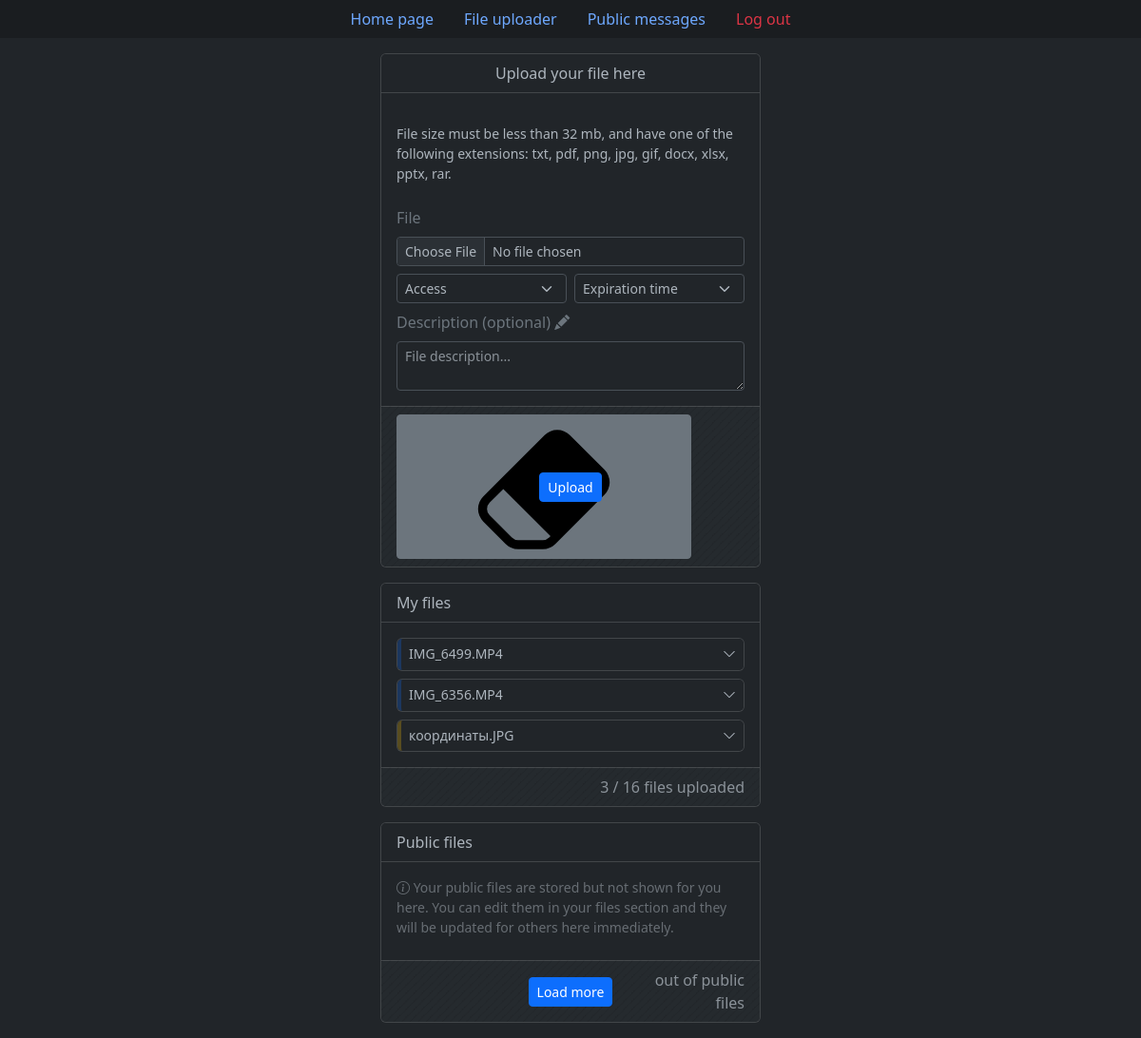
The app's page /upload_file (signed in), older data.
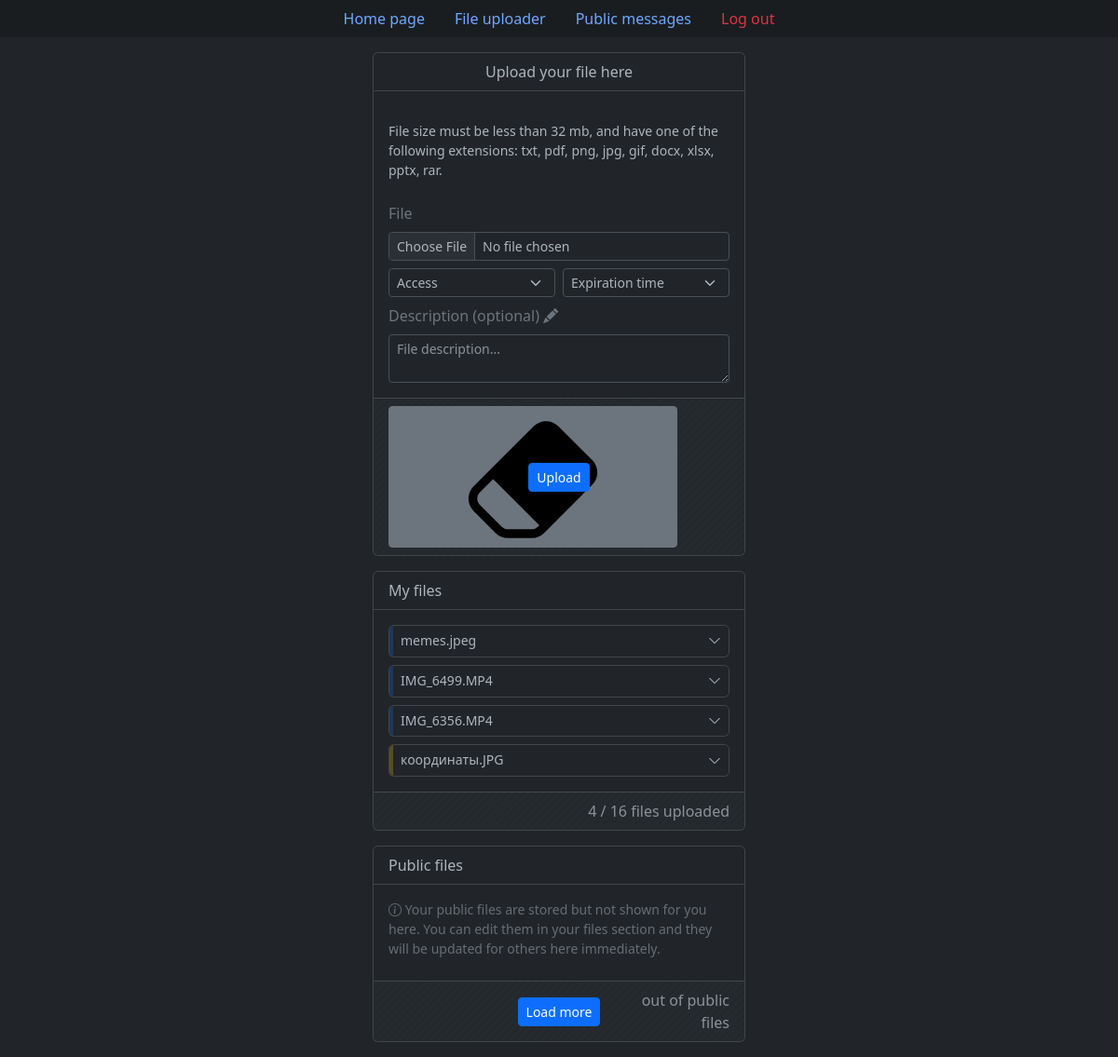
The same page, newer data.
### tables this page shows
CREATE TABLE "files" (
    "id" integer,
    "original_file_name" text NOT NULL,
    "unique_file_name" text NOT NULL,
    "size_in_bytes" integer NOT NULL,
    "owner_id" text NOT NULL,
    "privacy" text NOT NULL,
    "upload_date" text NOT NULL,
    "expires" text NOT NULL,
    "description" text,
    FOREIGN KEY("owner_id") REFERENCES "users"("id") ON DELETE CASCADE ON UPDATE CASCADE,
    PRIMARY KEY("ID" AUTOINCREMENT)
);

### blueprints/file_uploader/views.py (the view, shortened to what this page needs)
@file_uploader.route("/upload_file", methods=["GET", "POST"])
def upload_file():
    if request.method == "GET":
        db = sqlite3db.get_db()
        cur = db.cursor()
        if current_user.is_authenticated:
            user_files = cur.execute("""
                SELECT f.id, original_file_name, unique_file_name, size_in_bytes,
                   owner_id, privacy, strftime("%d.%m.%Y %H:%M", upload_date) upload_date,
                   strftime("%d.%m.%Y %H:%M", expires) expires, description, username
                FROM files f
                LEFT JOIN users u ON f.owner_id = u.id
                WHERE owner_id = ?
                ORDER BY datetime(upload_date) DESC
            """, [current_user.id]).fetchall()
        else:
            user_files = None
        return render_template("file_uploader/upload_file.html", user_files=user_files)

### app.py (called while the page is built)
@login_manager.user_loader
def load_user(user_id):
    db = sqlite3db.get_db()
    cur = db.cursor()
    user = cur.execute("SELECT * FROM users WHERE id = ?", [user_id]).fetchone()
    if user is not None:
        return UserSQLite(user)
    return None

### blueprints/file_uploader/views.py (called while the page is built)
@file_uploader.teardown_request
def teardown_db(error):
    if hasattr(g, "db"):
        g.db.close()

### database.py (called while the page is built)
    def connect_db(self):
        con = sqlite3.connect(self.app.config["DB_PATH"])
        con.row_factory = sqlite3.Row
        return con

    def get_db(self):
        if not hasattr(g, "db"):
            g.db = self.connect_db()
        return g.db

### blueprints/file_uploader/templates/file_uploader/upload_file.html (shortened to what this page needs)
{% extends 'base.html' %}
{% if not validations %}
    {% set file_validation = "" %}
    {% set accessibility_validation = "" %}
    {% set expiration_validation = "" %}
    {% set description_validation = "" %}
    {% set file_feedback = "" %}
    {% set accessibility_feedback = "" %}
    {% set expiration_feedback = "" %}
    {% set description_feedback = "" %}
{% else %}
    {% set file_validation = "is-invalid" if not validations["file"]["check"] else "" %}
    {% set accessibility_validation = "is-invalid" if not validations["accessibility"]["check"] else "" %}
    {% set expiration_validation = "is-invalid" if not validations["expiration"]["check"] else "" %}
    {% set description_validation = "is-invalid" if not validations["description"]["check"] else "" %}
    {% set file_feedback = validations["file"]["feedback"] %}
    {% set accessibility_feedback = validations["accessibility"]["feedback"] %}
    {% set expiration_feedback = validations["expiration"]["feedback"] %}
    {% set description_feedback = validations["description"]["feedback"] %}
{% endif %}
{% block content %}
	<div class="card col-md-4 offset-md-4 mb-3">
		<div class="card-header text-center bg-dark fs-6 mb-3">
			Upload your file here
		</div>
		{% if not current_user.is_authenticated %}
			<div class="card-body ps-3 pe-3 pt-0 pb-0">
				<div class="card card-body mb-3 bg-body-secondary border border-secondary-subtle text-center"
					 style="font-size: .875rem;">
					<p class="mb-0">
						Uploading a file is <a href="{{ url_for('auth.log_in', next=url_for('file_uploader.upload_file')) }}"
												class="link-body"
												style="color: var(--bs-body-color);">log in</a> required.
					</p>
				</div>
			</div>
		{% else %}
			<form method="post" enctype="multipart/form-data" id="upload_file_form">
				<div class="card-body ps-3 pe-3 pt-0 pb-0">
					<div class="row g-2">
						<div class="col-md-12">
							<div class="bd-callout bd-callout-info mt-0 mb-0 py-3" style="font-size: .875rem;">
								File size must be less than {{ (config['FILE_UPLOAD_MAX_SIZE'] / (1024 * 1024))|int }} mb,
								and have one of the following extensions: txt, pdf, png, jpg, gif, docx, xlsx, pptx, rar.
							</div>
						</div>
						<div class="col-md-12">
							<p class="text-secondary fs-6 mb-0 pb-0">
								File
							</p>
						</div>
						<div class="col-md-12">
							<input class="form-control form-control-sm {{ file_validation }}"
								   type="file" id="formFile" name="outcoming_file" required>
						</div>
						<div class="col-md-6">
							<select class="form-select form-select-sm {{ accessibility_validation }}"
                                id="validationPrivacy" name="privacy" required>
								{% if form is defined %}
									<option disabled value="">Access</option>
								{% else %}
									<option selected disabled value="">Access</option>
								{% endif %}
							</select>
						</div>
						<div class="col-md-6">
							<select class="form-select form-select-sm {{ expiration_validation }}"
                                id="validationExpiration" name="expiration" required>
								{% if form is defined %}
									<option disabled value="">Expiration time</option>
								{% else %}
									<option selected disabled value="">Expiration time</option>
								{% endif %}
							</select>
						</div>
						<div class="col-md-12">
							<p class="text-secondary fs-6 mb-0 pb-0">
								Description (optional)
								<i class="bi bi-pencil-fill"></i>
							</p>
						</div>
						<div class="col-md-12">
							<textarea class="form-control form-control-sm {{ description_validation }}"
                                placeholder="File description..." id="validationDescription"
								name="file_description" rows="2"
								maxlength="{{ config['FILE_DESCRIPTION_LENGTH'] }}">{{ form.description if form is defined }}</textarea>
						</div>
					</div>
				</div>
				<div class="card-footer bg-stripes-body fs-6 mt-3">
					<div class="row g-0 align-items-center">
						<div class="col-md-4 text-start">
							<button type="button" class="btn btn-sm btn-secondary px-1 py-0"
									data-bs-toggle="tooltip" data-bs-placement="top" data-bs-title="Erase"
                                	data-bs-custom-class="tooltip-body"
									data-bs-trigger="hover"
									onclick="resetForm('upload_file_form')">
							</button>
						</div>
						<div class="col-md-4 text-center">
							<button type="submit" class="btn btn-sm btn-primary">Upload</button>
						</div>
					</div>
				</div>
			</form>
		{% endif %}
	</div>
	{% if current_user.is_authenticated %}
		<div class="card col-md-4 offset-md-4 mb-3">
			<div class="card-header text-start bg-dark fs-6 mb-3">
				My files
			</div>
			<div id="private-files-container" class="card-body py-0">
				{% if user_files %}
					{% for file in user_files %}
						{% set privacy_text_color =
							"text-primary text-opacity-75" if file['privacy'] == 'Public'
							else "text-warning text-opacity-75" if file['privacy'] == 'By link'
							else "text-success text-opacity-75" %}
						{% set privacy_border_color =
							"border-primary" if file['privacy'] == 'Public'
							else "border-warning" if file['privacy'] == 'By link'
							else "border-success" %}
						<div class="accordion accordion-dark-small">
							<div class="accordion-item mb-2">
								<h2 class="accordion-header">
									<button class="accordion-button collapsed shadow-none d-flex justify-content-between
											border-start border-4 {{ privacy_border_color }} border-opacity-25"
											type="button" data-bs-toggle="collapse"
											data-bs-target="#collapseFile{{ file['id'] }}" aria-expanded="true"
											aria-controls="collapseFile{{ file['id'] }}">
										<span class="d-inline-block text-truncate py-2"
											  style="max-width: 280px; font-size: .875rem;">
											{{ file['original_file_name'] }}
										</span>
									</button>
								</h2>
							</div>
						</div>
					{% endfor %}
				{% else %}
					<div class="card card-body text-center py-1 mb-2" style="font-size: .875rem;">
						You have not uploaded any file.
					</div>
				{% endif %}
			</div>
			<div class="card-footer bg-stripes-body mt-2">
				<div class="row g-0 align-items-center">
					<div class="col-md-12 text-end text-body-secondary">
						<span>
							<span id="private-files-count">{% if user_files %} {{ user_files|length }} {% else %} 0 {% endif %}</span> /
							<span id="private-files-allowed">{{ config["FILES_PER_USER"] }}</span> files uploaded
						</span>
					</div>
				</div>
			</div>
		</div>
	{% endif %}
	<div class="card col-md-4 offset-md-4 mb-3">
		<div class="card-header text-start bg-dark fs-6">
			Public files
		</div>
		{% if current_user.is_authenticated %}
			<div class="card-body text-body-tertiary pb-0" style="font-size: .875rem;">
				<i class="bi bi-info-circle"></i>
				Your public files are stored but not shown for you here.
				You can edit them in your files section and they will be updated for others here immediately.
			</div>
		{% endif %}
		<div id="public-files-container" class="card-body pb-0">
		</div>
		<div class="card-footer bg-stripes-body mt-2">
			<div class="row g-0 align-items-center">
				<div class="col-md-4 offset-md-4 text-center">
					<button id="load-more" type="button" class="btn btn-primary btn-sm">Load more</button>
				</div>
				<div class="col-md-4 text-end text-body-secondary">
					<span>
						 out of
						 public files
					</span>
				</div>
			</div>
		</div>
	</div>
{% endblock %}

### templates/base.html (shortened to what this page needs)
<!DOCTYPE html>
<html lang="en" data-bs-theme="dark">
<head>
    <link href="https://cdn.jsdelivr.net/npm/bootstrap@5.3.0-alpha1/dist/css/bootstrap.min.css" rel="stylesheet">
    <link href="https://getbootstrap.com/docs/5.3/assets/css/docs.css" rel="stylesheet">
    <link rel="stylesheet" href="https://cdn.jsdelivr.net/npm/bootstrap-icons@1.10.3/font/bootstrap-icons.css">
    <link rel=stylesheet type=text/css href="{{ url_for('static', filename='css/style.css') }}">
</head>
<body>
    <ul class="nav nav-pills bg-dark-subtle justify-content-center mb-3">
        <li class="nav-item">
            <a class="nav-link" aria-current="page" href="{{ url_for('home_page.index') }}">Home page</a>
        </li>
        <li class="nav-item">
            <a class="nav-link" href="{{ url_for('file_uploader.upload_file') }}">File uploader</a>
        </li>
        <li class="nav-item">
            <a class="nav-link" href="{{ url_for('public_messages.leave_message') }}">Public messages</a>
        </li>
        {% if current_user.is_authenticated %}
            <li class="nav-item">
                <a class="nav-link" style="--bs-nav-link-hover-color: var(--bs-danger-text); --bs-nav-link-color: rgba(var(--bs-danger-rgb));"  href="{{ url_for('auth.log_out') }}">Log out</a>
            </li>
        {% endif %}
    </ul>
    {% block content %} {% endblock %}
</body>
</html>

### static/css/style.css (style rules this page uses)
.bg-stripes-body { background-image: linear-gradient(135deg, #212529 8.33%, #252a2e 8.33%, #252a2e 50%, #212529 50%, #212529 58.33%, #252a2e 58.33%, #252a2e 100%); background-size: 8.49px 8.49px; }
.accordion-dark-small { --bs-accordion-bg: var(--bs-body-bg); --bs-accordion-border-color: var(--bs-border-color-translucent); --bs-accordion-active-bg: var(--bs-tertiary-bg); --bs-accordion-active-color: var(--bs-body-color); --bs-accordion-btn-bg: var(--bs-body-bg); --bs-accordion-btn-icon-width: 0.875rem; --bs-accordion-btn-padding-x: 0.5rem; --bs-accordion-btn-padding-y: 0rem; }

Row changes from the older to the newer data that the page shows:
added files: original_file_name "memes.jpeg"
Text that changed along with them:
{{ user_files|length }}: "3" → "4"
